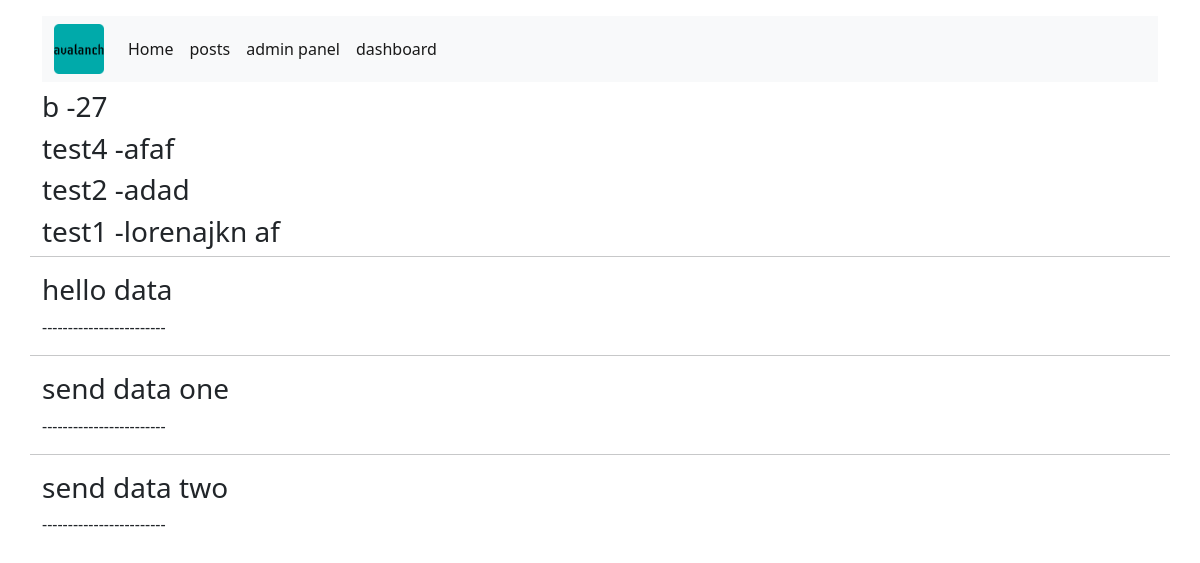
The app's page /, older data.
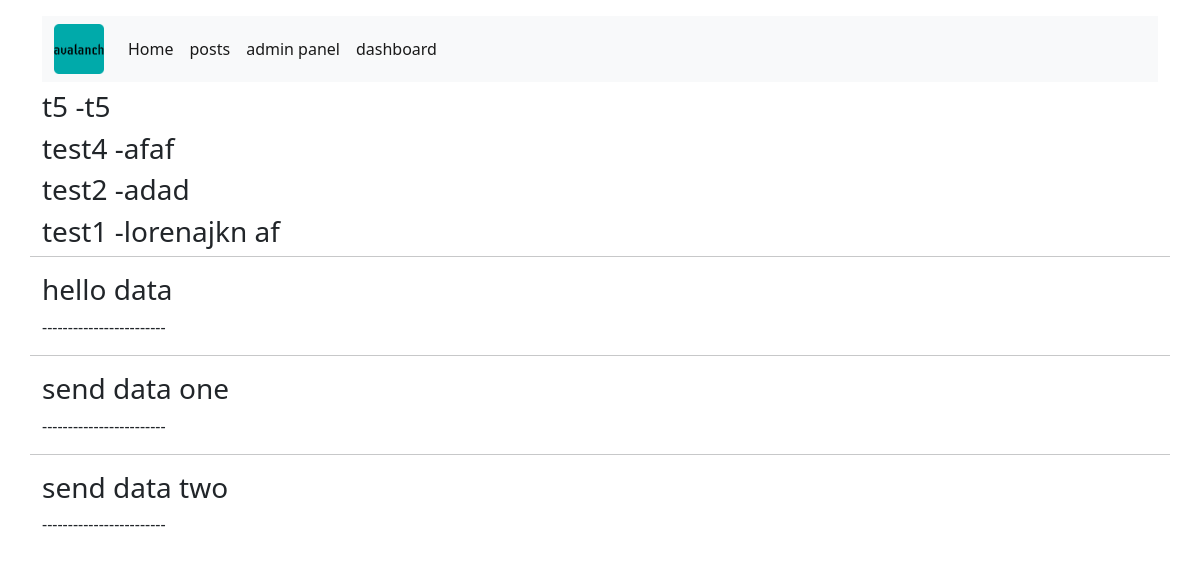
The same page, newer data.
### posts/models.py (models this page shows, shortened)
class Post(models.Model):
    title = models.CharField(max_length=200)
    body = models.TextField()
    liked = models.ManyToManyField(User, blank=True)
    author = models.ForeignKey(Profile, on_delete=models.CASCADE)
    updated = models.DateTimeField(auto_now=True)
    created = models.DateTimeField(auto_now_add=True)
    class Meta:
        ordering = ('-created',)  # remember that is tuple!!

### posts/views.py (the view)
# urls.py: path('', post_list, name='post-list'),
def post_list(request):
    posts = Post.objects.all()
    return render(request, 'posts/post.html', {
        'posts': posts
    })

### templates/posts/post.html (shortened to what this page needs)
{% extends 'shared/base.html' %}
{% load static %}
{% block content %}
    <div class="row">
        <div class="col-md-12">
            {% for post in posts %}
                <h3>{{ post.title }} -{{ post.body }}</h3>
            {% endfor %}
        </div>
        <hr>
        <div class="col-md-12">
            <h3>hello data</h3>
            <p>------------------------</p>
        </div>
        <hr>
        <div class="col-md-12">
            <h3>send data one</h3>
            <p>------------------------</p>
        </div>
        <hr>
        <div class="col-md-12">
            <h3>send data two</h3>
            <p>------------------------</p>
        </div>
    </div>
{% endblock %}

Row changes from the older to the newer data that the page shows:
removed Post: title "b", body "27"
added Post: title "t5", body "t5"
